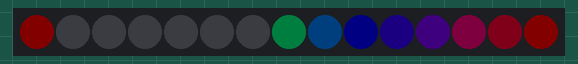
Recording of a sketch running on a simulated Arduino Uno, built with avr-gcc and run on an emulated ATmega328P. On the bench: 15 RGB LEDs in strip order, left to right. Dim RGB values are drawn brighter than linear; random numbers use the default seed unless the sketch sets one.

Above: at 0.15 s.
At 4.99 s:
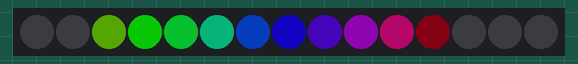
At 10.13 s:
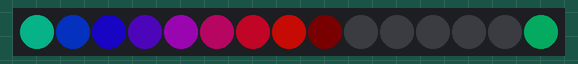
At 19.81 s:
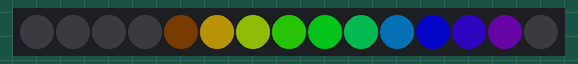
At 29.8 s:
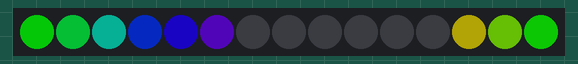
At 39.78 s:
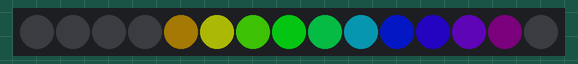

The sketch:

attiny84-simple-led-strip.ino
```cpp
#include <FastLED.h>

#define LED_NUM 15
#define LED_PIN 0

CRGB leds[LED_NUM];

const byte LED_LIT_COUNT = 10;

const byte DELAY_MS = 5;
const byte LIT_INCREMENT = 8;
const byte HUE_BASE_INCREMENT = 1;
const byte HUE_INDEX_INCREMENT = 18;
const byte BRIGHTNESS_INCREMENT = 6;


const byte SATURATION = 213;
const byte BRIGHTNESS_TARGET = 100;


byte startIndex = 0;// current array index to start lightup

byte brightness = 0;
byte litValue = 0;

byte hueValue = 0;


void setup() {
  // put your setup code here, to run once:
  FastLED.addLeds<WS2812B, LED_PIN, GRB>(leds, LED_NUM);

//  byte mA = LED_LIT_COUNT * 15;
//  FastLED.setMaxPowerInVoltsAndMilliamps(5, constrain(mA,40,200));

  startIndex = random(0,LED_NUM);

  FastLED.setBrightness(0);

}

void loop() {
  UpdateBrightness();
  UpdateValue();
  UpdateHue();
  UpdateDisplay();

  delay(DELAY_MS);
}

void UpdateBrightness() {
  if (brightness < BRIGHTNESS_TARGET) {
    brightness += BRIGHTNESS_INCREMENT;
    if (brightness > BRIGHTNESS_TARGET) {
      brightness = BRIGHTNESS_TARGET;
    }
    FastLED.setBrightness(brightness);
  }
}

void UpdateValue() {

  byte prevValue = litValue;

  litValue += LIT_INCREMENT;

  if (litValue < prevValue) {
    // overflowed, next LED
    startIndex++;
    if (startIndex >= LED_NUM) {
      startIndex = 0;
    }

  }

}

void UpdateHue() {

  hueValue += HUE_BASE_INCREMENT;

}

void UpdateDisplay() {
  // determine lit indices

  byte endIndex = startIndex + LED_LIT_COUNT;

  bool wrapped = false;
  if (endIndex > LED_NUM) {
    // loop back to zero via modulo
    wrapped = true;
  }

  for (byte i = 0; i < LED_NUM; i++) {

    if (IsLit(i, endIndex, wrapped)) {

      bool isFalling = i == startIndex;
      bool isRising = wrapped ?
        i == (endIndex % LED_NUM) - 1 :
        i == endIndex - 1;

      byte value = isRising ? litValue :
        isFalling ? 255 - litValue : 255;

        leds[i] = CHSV(
          hueValue + (HUE_INDEX_INCREMENT * i),
          SATURATION,
          value);

    } else {

      leds[i] = CRGB::Black;

    }

  }

  FastLED.show();

}


bool IsLit(byte i, byte endIndex, bool wrapped) {
  if (i >= startIndex && i < endIndex) {
    return true;
  }
  if (wrapped) {
    return i < endIndex % LED_NUM;
  }
  return false;
}
```
